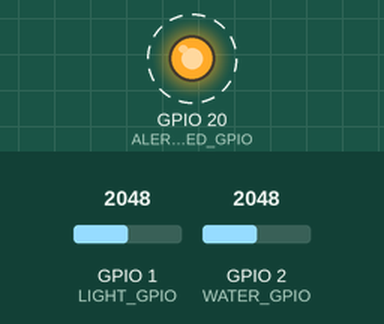
Recording of a sketch running on a simulated ESP32. On the bench: output pins drawn as LEDs (lit = HIGH). Dashed ring = blinking. Inputs (shaded band) come from the test bench; at power-on: GPIO 1 (LIGHT_GPIO) = 2048, GPIO 2 (WATER_GPIO) = 2048 (analog values on the 0–4095 scale).

Above: at 0.12 s.
Timing chart, 0 to 3.0 s (numbered marks = the images above):
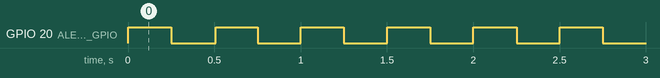

The sketch:

parcel_guard.ino
```cpp
#include "config.h"
#include <freertos/FreeRTOS.h>
#include <freertos/queue.h>
#include <freertos/task.h>

struct Reading {
  uint32_t uptime;
  uint16_t lightMv;
  uint16_t waterMv;
  bool lidOpen;
  bool wet;
  bool alert;
};
static QueueHandle_t reportQueue;
static bool lidOpen = false, wet = false, alert = false;
static uint32_t lastSample = 0, lastReport = 0;
static uint16_t lightMv = 0, waterMv = 0;

uint16_t sampleMillivolts(uint8_t pin) {
  uint32_t sum = 0;
  for (unsigned i = 0; i < 16; ++i) {
    sum += analogReadMilliVolts(pin);
    delayMicroseconds(100);
  }
  return static_cast<uint16_t>((sum + 8) / 16);
}

void reportTask(void *) {
  Reading reading;
  for (;;) {
    if (xQueueReceive(reportQueue, &reading, portMAX_DELAY) != pdTRUE) continue;
    // USB logging has its own task. A disconnected or slow reader cannot stop
    // sensor decisions and the alarm output in loop(). Old pending snapshots
    // are overwritten in the one-element queue rather than replayed in bulk.
    if (!Serial) continue;
    char line[240];
    const int length = snprintf(line, sizeof(line),
        "PARCEL build=%s uptime_ms=%lu light_mv=%u water_mv=%u lid_open=%u wet=%u alert=%u fault=%u\n",
        BUILD_ID, static_cast<unsigned long>(reading.uptime), reading.lightMv,
        reading.waterMv, reading.lidOpen, reading.wet, reading.alert, DEMO_FAULT);
    if (length > 0 && length < static_cast<int>(sizeof(line)) && Serial.availableForWrite() >= length)
      Serial.write(reinterpret_cast<const uint8_t *>(line), length);
  }
}

void setup() {
  Serial.begin(115200);
  Serial.setTxTimeoutMs(0);
  analogReadResolution(12);
  pinMode(LIGHT_GPIO, INPUT);
  pinMode(WATER_GPIO, INPUT);
  analogSetPinAttenuation(LIGHT_GPIO, ADC_11db);
  analogSetPinAttenuation(WATER_GPIO, ADC_11db);
  pinMode(ALERT_LED_GPIO, OUTPUT);
  digitalWrite(ALERT_LED_GPIO, LOW);
  reportQueue = xQueueCreate(1, sizeof(Reading));
  if (reportQueue) xTaskCreate(reportTask, "parcel-report", 4096, nullptr, 1, nullptr);
}

void loop() {
  const uint32_t now = millis();
  if (now - lastSample >= SAMPLE_MS) {
    lastSample = now;
    lightMv = sampleMillivolts(LIGHT_GPIO);
    waterMv = DEMO_FAULT == 1 ? 0 : sampleMillivolts(WATER_GPIO);
    // Hysteresis prevents threshold chatter as a lid moves or water dries.
    if (lightMv >= LID_OPEN_MV) lidOpen = true;
    else if (lightMv <= LID_CLOSED_MV) lidOpen = false;
    if (waterMv >= WATER_WET_MV) wet = true;
    else if (waterMv <= WATER_DRY_MV) wet = false;
    alert = lidOpen || wet;
  }
  // SOFTWARE BUG DEMO: fault 3 uses 50 ms per half-cycle -> 10 Hz (wrong).
  // Intended behavior: 250 ms per half-cycle -> 2 Hz.
  // Repair: select fault 0 in config.h, flash C6, and verify with the S3 probe.
  // The separate wiring exercise swaps sensor leads; it does not change this timing.
  const uint32_t halfPeriodMs = DEMO_FAULT == 3 ? 50 : 250;
  const bool startupCheck = now < 1500;
  const bool shouldBlink = startupCheck || alert;
  const bool outputHigh = DEMO_FAULT != 2 && shouldBlink && (now / halfPeriodMs) % 2 == 0;
  digitalWrite(ALERT_LED_GPIO, outputHigh ? HIGH : LOW);
  if (reportQueue && now - lastReport >= REPORT_MS) {
    lastReport = now;
    Reading reading{now, lightMv, waterMv, lidOpen, wet, alert};
    xQueueOverwrite(reportQueue, &reading);
  }
  delay(1);
}
```

config.h
```cpp
#pragma once
#include <Arduino.h>

// WIRING EXERCISE: these are the intended pin assignments.
// Swapping the physical light/water jumpers at C6 IO1/IO2 creates the wiring
// fault. Repair those jumpers; keep these correct assignments unchanged.
static constexpr uint8_t LIGHT_GPIO = 1;
static constexpr uint8_t WATER_GPIO = 2;
static constexpr uint8_t ALERT_LED_GPIO = 20;
static constexpr uint16_t LID_OPEN_MV = 1400;
static constexpr uint16_t LID_CLOSED_MV = 900;
static constexpr uint16_t WATER_WET_MV = 500;
static constexpr uint16_t WATER_DRY_MV = 300;
static constexpr uint32_t SAMPLE_MS = 100;
static constexpr uint32_t REPORT_MS = 500;
static constexpr char BUILD_ID[] = "parcel-guard-v1";

// Deliberate, disclosed debugging exercises. 0 = correct firmware;
// 1 = water ADC/report forced to zero (leak ignored);
// 2 = alarm output disabled despite alert; 3 = wrong blink frequency (10 Hz).
#ifndef PARCEL_GUARD_FAULT
// Normal operation: 250 ms per half-cycle gives a 2 Hz alarm blink.
// Sensor wiring must be verified separately.
#define PARCEL_GUARD_FAULT 0
#endif
static constexpr uint8_t DEMO_FAULT = PARCEL_GUARD_FAULT;
static_assert(DEMO_FAULT <= 3, "Unknown demonstration fault");
```

Measured:
- by itself, GPIO 20 (ALERT_LED_GPIO): alternates HIGH for 0.25 s and LOW for 0.25 s
